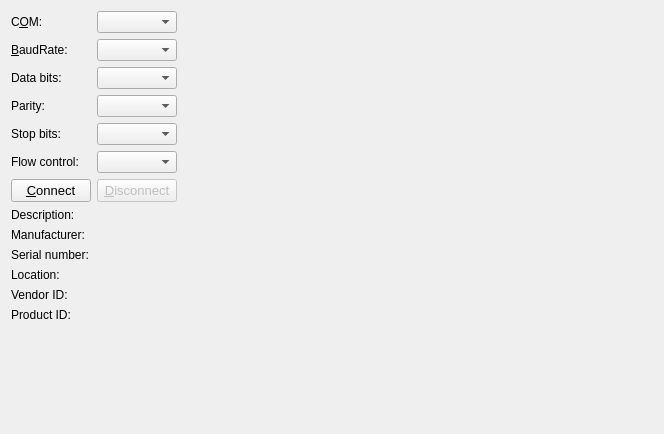
<?xml version="1.0" encoding="UTF-8"?>
<ui version="4.0">
 <class>ComWidget</class>
 <widget class="QWidget" name="ComWidget">
  <property name="geometry">
   <rect>
    <x>0</x>
    <y>0</y>
    <width>664</width>
    <height>434</height>
   </rect>
  </property>
  <property name="windowTitle">
   <string>Form</string>
  </property>
  <layout class="QGridLayout" name="gridLayout" columnstretch="0,0,100">
   <item row="0" column="0">
    <widget class="QLabel" name="serialPortInfoLabel">
     <property name="text">
      <string>C&amp;OM:</string>
     </property>
     <property name="buddy">
      <cstring>serialPortInfoListBox</cstring>
     </property>
    </widget>
   </item>
   <item row="0" column="1">
    <widget class="QComboBox" name="serialPortInfoListBox"/>
   </item>
   <item row="0" column="2" rowspan="9">
    <widget class="MonitorWidget" name="wMonitor" native="true">
     <property name="minimumSize">
      <size>
       <width>200</width>
       <height>0</height>
      </size>
     </property>
    </widget>
   </item>
   <item row="1" column="0">
    <widget class="QLabel" name="baudRateLabel">
     <property name="text">
      <string>&amp;BaudRate:</string>
     </property>
     <property name="buddy">
      <cstring>baudRateBox</cstring>
     </property>
    </widget>
   </item>
   <item row="1" column="1">
    <widget class="QComboBox" name="baudRateBox"/>
   </item>
   <item row="2" column="0">
    <widget class="QLabel" name="dataBitsLabel">
     <property name="text">
      <string>Data bits:</string>
     </property>
     <property name="buddy">
      <cstring>dataBitsBox</cstring>
     </property>
    </widget>
   </item>
   <item row="2" column="1">
    <widget class="QComboBox" name="dataBitsBox"/>
   </item>
   <item row="3" column="0">
    <widget class="QLabel" name="parityLabel">
     <property name="text">
      <string>Parity:</string>
     </property>
     <property name="buddy">
      <cstring>parityBox</cstring>
     </property>
    </widget>
   </item>
   <item row="3" column="1">
    <widget class="QComboBox" name="parityBox"/>
   </item>
   <item row="4" column="0">
    <widget class="QLabel" name="stopBitsLabel">
     <property name="text">
      <string>Stop bits:</string>
     </property>
     <property name="buddy">
      <cstring>stopBitsBox</cstring>
     </property>
    </widget>
   </item>
   <item row="4" column="1">
    <widget class="QComboBox" name="stopBitsBox"/>
   </item>
   <item row="5" column="0">
    <widget class="QLabel" name="flowControlLabel">
     <property name="text">
      <string>Flow control:</string>
     </property>
     <property name="buddy">
      <cstring>flowControlBox</cstring>
     </property>
    </widget>
   </item>
   <item row="5" column="1">
    <widget class="QComboBox" name="flowControlBox"/>
   </item>
   <item row="6" column="0">
    <widget class="QPushButton" name="btnConnect">
     <property name="font">
      <font>
       <pointsize>10</pointsize>
      </font>
     </property>
     <property name="text">
      <string>&amp;Connect</string>
     </property>
    </widget>
   </item>
   <item row="6" column="1">
    <widget class="QPushButton" name="btnDisconnect">
     <property name="enabled">
      <bool>false</bool>
     </property>
     <property name="font">
      <font>
       <pointsize>10</pointsize>
      </font>
     </property>
     <property name="text">
      <string>&amp;Disconnect</string>
     </property>
    </widget>
   </item>
   <item row="7" column="0" colspan="2">
    <layout class="QVBoxLayout" name="verticalLayout">
     <item>
      <widget class="QLabel" name="descriptionLabel">
       <property name="text">
        <string>Description:</string>
       </property>
       <property name="wordWrap">
        <bool>true</bool>
       </property>
      </widget>
     </item>
     <item>
      <widget class="QLabel" name="manufacturerLabel">
       <property name="text">
        <string>Manufacturer:</string>
       </property>
       <property name="wordWrap">
        <bool>true</bool>
       </property>
      </widget>
     </item>
     <item>
      <widget class="QLabel" name="serialNumberLabel">
       <property name="text">
        <string>Serial number:</string>
       </property>
       <property name="wordWrap">
        <bool>true</bool>
       </property>
      </widget>
     </item>
     <item>
      <widget class="QLabel" name="locationLabel">
       <property name="text">
        <string>Location:</string>
       </property>
       <property name="wordWrap">
        <bool>true</bool>
       </property>
      </widget>
     </item>
     <item>
      <widget class="QLabel" name="vidLabel">
       <property name="text">
        <string>Vendor ID:</string>
       </property>
       <property name="wordWrap">
        <bool>true</bool>
       </property>
      </widget>
     </item>
     <item>
      <widget class="QLabel" name="pidLabel">
       <property name="text">
        <string>Product ID:</string>
       </property>
       <property name="wordWrap">
        <bool>true</bool>
       </property>
      </widget>
     </item>
    </layout>
   </item>
   <item row="8" column="1">
    <spacer name="verticalSpacer">
     <property name="orientation">
      <enum>Qt::Vertical</enum>
     </property>
     <property name="sizeHint" stdset="0">
      <size>
       <width>20</width>
       <height>34</height>
      </size>
     </property>
    </spacer>
   </item>
  </layout>
  <action name="actConnect">
   <property name="checkable">
    <bool>true</bool>
   </property>
   <property name="text">
    <string>connect</string>
   </property>
   <property name="shortcut">
    <string>Alt+C</string>
   </property>
  </action>
  <action name="actDisconnect">
   <property name="checkable">
    <bool>true</bool>
   </property>
   <property name="text">
    <string>disconnect</string>
   </property>
   <property name="shortcut">
    <string>Alt+D</string>
   </property>
  </action>
 </widget>
 <customwidgets>
  <customwidget>
   <class>MonitorWidget</class>
   <extends>QWidget</extends>
   <header location="global">monitorwidget.h</header>
   <container>1</container>
  </customwidget>
 </customwidgets>
 <tabstops>
  <tabstop>serialPortInfoListBox</tabstop>
  <tabstop>baudRateBox</tabstop>
  <tabstop>dataBitsBox</tabstop>
  <tabstop>parityBox</tabstop>
  <tabstop>stopBitsBox</tabstop>
  <tabstop>flowControlBox</tabstop>
  <tabstop>btnConnect</tabstop>
  <tabstop>btnDisconnect</tabstop>
 </tabstops>
 <resources/>
 <connections/>
</ui>
